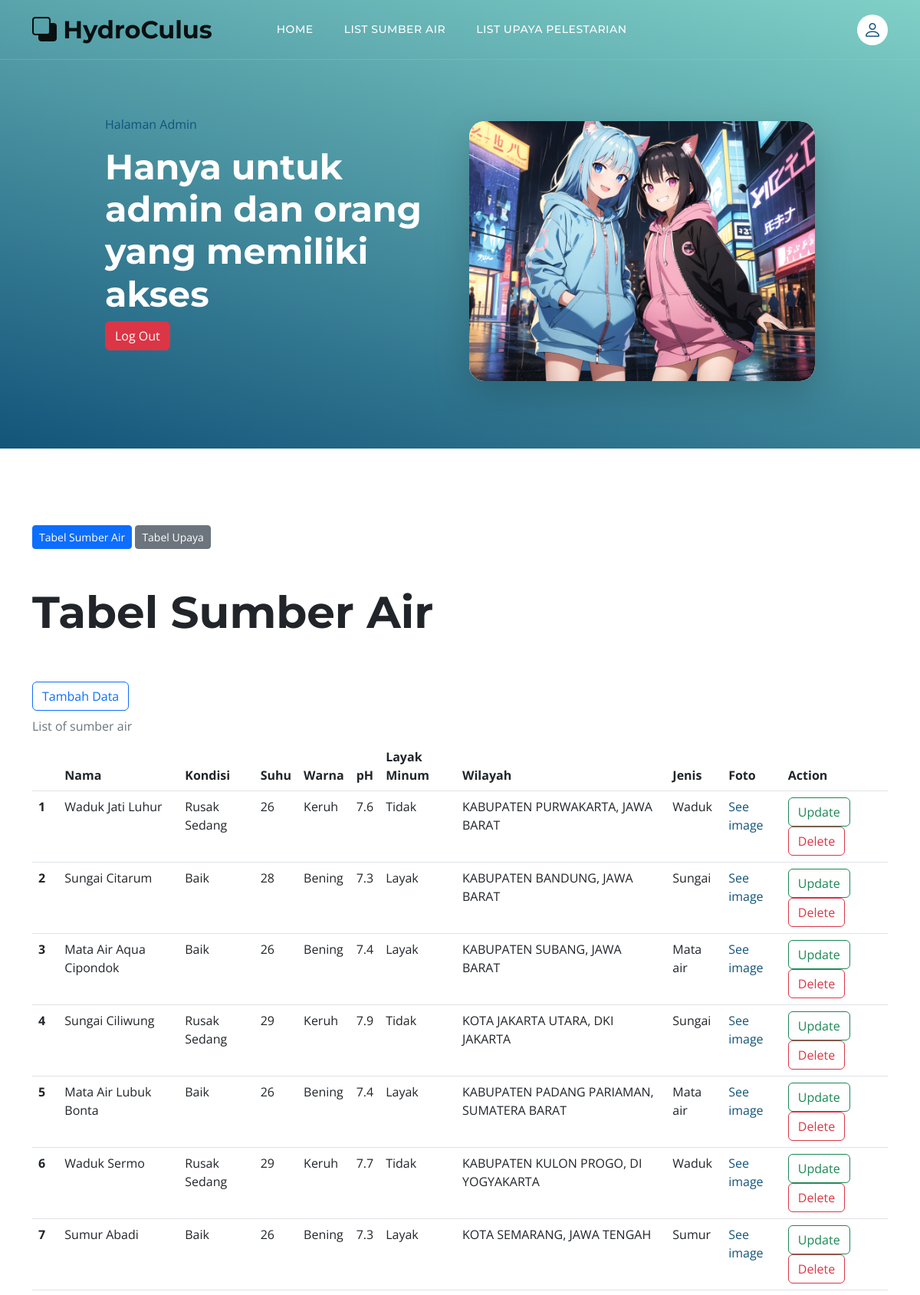
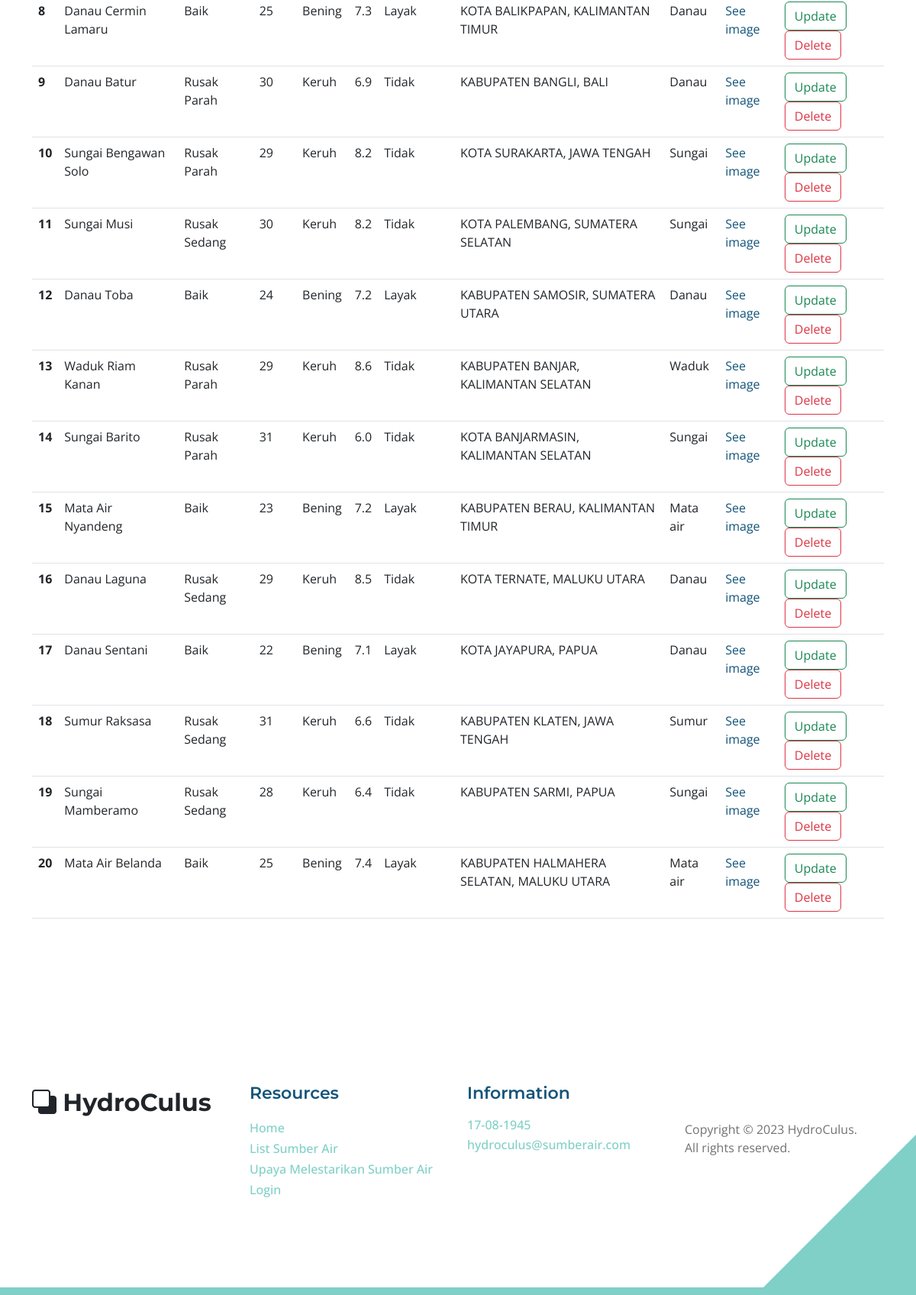
Page /admin.php (signed in) on the committed database (2 pictures, top to bottom).
### tables this page shows
CREATE TABLE `sumber_air` (
  `id_sumber_air` int(11) NOT NULL AUTO_INCREMENT,
  `nama_sumber_air` varchar(100) NOT NULL,
  `kondisi_sumber_air` varchar(100) DEFAULT NULL,
  `suhu` decimal(10,0) NOT NULL,
  `warna` varchar(10) NOT NULL,
  `pH` decimal(10,1) NOT NULL,
  `layak_minum` varchar(10) NOT NULL,
  `id_jenis_sumber_air` int(11) NOT NULL,
  `id_kabupaten` int(4) NOT NULL,
  `foto_sumber_air` varchar(100) NOT NULL,
  PRIMARY KEY (`id_sumber_air`),
  KEY `id_jenis_sumber_air` (`id_jenis_sumber_air`),
  KEY `kabupaten` (`id_kabupaten`),
  CONSTRAINT `jenis_sumber_air` FOREIGN KEY (`id_jenis_sumber_air`) REFERENCES `jenis_sumber_air` (`id_jenis_sumber_air`),
  CONSTRAINT `kabupaten` FOREIGN KEY (`id_kabupaten`) REFERENCES `regencies` (`id`)
);

CREATE TABLE `regencies` (
  `id` int(4) NOT NULL,
  `province_id` char(2) NOT NULL,
  `name` varchar(255) NOT NULL,
  PRIMARY KEY (`id`),
  KEY `regencies_province_id_index` (`province_id`),
  CONSTRAINT `regencies_ibfk_1` FOREIGN KEY (`province_id`) REFERENCES `provinces` (`id`)
);

CREATE TABLE `provinces` (
  `id` char(2) NOT NULL,
  `provinces_name` varchar(255) NOT NULL,
  PRIMARY KEY (`id`)
);

CREATE TABLE `jenis_sumber_air` (
  `id_jenis_sumber_air` int(11) NOT NULL AUTO_INCREMENT,
  `nama_jenis_sumber_air` varchar(50) NOT NULL,
  PRIMARY KEY (`id_jenis_sumber_air`)
);

### function.php (called while the page is built, shortened)
<?php
    include('config.php');
    function readSumberAir(){
        global $conn;
        $query =
"SELECT * FROM sumber_air
JOIN regencies ON sumber_air.id_kabupaten = regencies.id
JOIN provinces ON regencies.province_id = provinces.id
JOIN jenis_sumber_air ON sumber_air.id_jenis_sumber_air = jenis_sumber_air.id_jenis_sumber_air
ORDER BY id_sumber_air
";
        $eksekusi = mysqli_query($conn, $query);
        return $eksekusi;
    }
?>

### admin.php (the view, shortened to what this page needs)
<?php
    include('function.php');
    $listSumberAir = readSumberAir();
?>
<!doctype html>
<html lang="en">
    <head>
        <link href="css/bootstrap.min.css" rel="stylesheet">
        <link href="css/bootstrap-icons.css" rel="stylesheet">
        <link href="css/templatemo-topic-listing.css" rel="stylesheet">
    </head>
    <body id="top">
        <main>
        <nav class="navbar navbar-expand-lg">
                <div class="container">
                    <a class="navbar-brand" href="index.php">
                        <i class="bi-back"></i>
                        <span>HydroCulus</span>
                    </a>
                    <div class="collapse navbar-collapse" id="navbarNav">
                        <ul class="navbar-nav ms-lg-5 me-lg-auto">
                            <li class="nav-item">
                                <a class="nav-link click-scroll" href="index.php">Home</a>
                            </li>
                            <li class="nav-item">
                                <a class="nav-link " href="topics-listing.php" >List Sumber Air</a>
                            </li>
                            <li class="nav-item" >
                                <a class="nav-link"  href="upaya-listing.php" >List Upaya Pelestarian</a>
                            </li>
                        </ul>
                        <div class="d-none d-lg-block">
                            <a href="login.php" class="navbar-icon bi-person smoothscroll"></a>
                        </div>
                    </div>
                </div>
            </nav>
            <header class="site-header d-flex flex-column justify-content-center align-items-center">
                <div class="container">
                    <div class="row justify-content-center align-items-center">
                        <div class="col-lg-5 col-12 mb-5">
                            <nav aria-label="breadcrumb">
                                <ol class="breadcrumb">
                                    <li class="breadcrumb-item"><a href="admin.php">Halaman Admin</a></li>
                                </ol>
                            </nav>
                            <h2 class="text-white">Hanya untuk admin dan orang yang memiliki akses</h2>
                            <a type="button" class="btn btn-danger" href="logout.php">Log Out</a>
                        </div>
                        <div class="col-lg-5 col-12">
                            <div class="topics-detail-block bg-white shadow-lg">
                                <img src="images/sumber/c1.jpg" class="topics-detail-block-image img-fluid">
                            </div>
                        </div>
                    </div>
                </div>
            </header>
            <section class="topics-detail-section section-padding" id="topics-detail">
                <div class="container">
                    <a type="button" class="btn btn-primary btn-sm" href="admin.php#topics-detail">Tabel Sumber Air</a>
                    <a type="button" class="btn btn-secondary btn-sm" href="admin_upaya.php#topics-detail">Tabel Upaya</a>
                <br><br><br>
                <h1>Tabel Sumber Air</h1><br><br>
                <a type="button" class="btn btn-outline-primary" href="addWater.php">Tambah Data</a>
                <table class="table caption-top">
                    <caption>List of sumber air</caption>
                    <thead>
                        <tr>
                        <th scope="col"></th>
                        <th scope="col">Nama</th>
                        <th scope="col">Kondisi</th>
                        <th scope="col">Suhu</th>
                        <th scope="col">Warna</th>
                        <th scope="col">pH</th>
                        <th scope="col">Layak Minum</th>
                        <th scope="col">Wilayah</th>
                        <th scope="col">Jenis</th>
                        <th scope="col">Foto</th>
                        <th scope="col">Action</th>
                        </tr>
                    </thead>
                    <tbody>
                        <?php
                            $cacah = 1;
                            foreach($listSumberAir as $sumberAir) {
                        ?>
                        <tr>
                        <th scope="row"><?=$cacah?></th>
                        <td><?=$sumberAir['nama_sumber_air']?></td>
                        <td><?=$sumberAir['kondisi_sumber_air']?></td>
                        <td><?=$sumberAir['suhu']?></td>
                        <td><?=$sumberAir['warna']?></td>
                        <td><?=$sumberAir['pH']?></td>
                        <td><?=$sumberAir['layak_minum']?></td>
                        <td><?=$sumberAir['name']?>, <?=$sumberAir['provinces_name']?></td>
                        <td><?=$sumberAir['nama_jenis_sumber_air']?></td>
                        <td><a href="images/foto_sumber_air/<?=$sumberAir['foto_sumber_air']?>">See image</a></td>
                        <td><a type="button" class="btn btn-outline-success" href="updateWater.php?id_sumber_air=<?=$sumberAir['id_sumber_air']?>">Update</a>
                        <a type="button" class="btn btn-outline-danger"onclick="return confirm('Yakin Hapus?')" href="deleteWater.php?id=<?=$sumberAir['id_sumber_air']?>">Delete</a>
                        </td>
                        </tr>
                        <?php
                                $cacah++;
                            }
                        ?>
                    </tbody>
                    </table>
                </div>
            </section>
        </main>
        <footer class="site-footer section-padding">
            <div class="container">
                <div class="row">
                    <div class="col-lg-3 col-12 mb-4 pb-2">
                        <a class="navbar-brand mb-2" href="index.php">
                            <i class="bi-back"></i>
                            <span>HydroCulus</span>
                        </a>
                    </div>
                    <div class="col-lg-3 col-md-4 col-6">
                        <h6 class="site-footer-title mb-3">Resources</h6>
                        <ul class="site-footer-links">
                            <li class="site-footer-link-item">
                                <a href="index.php" class="site-footer-link">Home</a>
                            </li>
                            <li class="site-footer-link-item">
                                <a href="topics-listing.php" class="site-footer-link">List Sumber Air</a>
                            </li>
                            <li class="site-footer-link-item">
                                <a href="#" class="site-footer-link">Upaya Melestarikan Sumber Air</a>
                            </li>
                            <li class="site-footer-link-item">
                                <a href="admin.php" class="site-footer-link">Login</a>
                            </li>
                        </ul>
                    </div>
                    <div class="col-lg-3 col-md-4 col-6 mb-4 mb-lg-0">
                        <h6 class="site-footer-title mb-3">Information</h6>
                        <p class="text-white d-flex mb-1">
                            <a href="tel:" class="site-footer-link">
                                17-08-1945
                            </a>
                        </p>
                        <p class="text-white d-flex">
                            <a href="mailto:info@company.com" class="site-footer-link">
                                hydroculus@sumberair.com
                            </a>
                        </p>
                    </div>
                    <div class="col-lg-3 col-md-4 col-12 mt-4 mt-lg-0 ms-auto">
                        <p class="copyright-text mt-lg-5 mt-4">Copyright © 2023 HydroCulus. <br> All rights reserved.
                    </div>
                </div>
            </div>
        </footer>
    </body>
</html>

### css/templatemo-topic-listing.css (style rules this page uses)
:root { --white-color: #ffffff; --primary-color: #13547a; --secondary-color: #80d0c7; --section-bg-color: #f0f8ff; --custom-btn-bg-color: #80d0c7; --custom-btn-bg-hover-color: #13547a; --dark-color: #000000; --p-color: #717275; --border-color: #7fffd4; --link-hover-color: #13547a; --body-font-family: 'Open Sans', sans-serif; --title-font-family: 'Montserrat', sans-serif; --h1-font-size: 58px; --h2-font-size: 46px; --h3-font-size: 32px; --h4-font-size: 28px; --h5-font-size: 24px; --h6-font-size: 22px; --p-font-size: 20px; --menu-font-size: 14px; --btn-font-size: 18px; --copyright-font-size: 16px; --border-radius-large: 100px; --border-radius-medium: 20px; --border-radius-small: 10px; --font-weight-normal: 400; --font-weight-medium: 500; --font-weight-semibold: 600; --font-weight-bold: 700; }
body { background-color: var(--white-color); font-family: var(--body-font-family); }
h2, h3, h4, h5, h6 { color: var(--dark-color); }
h1, h2, h3, h4, h5, h6 { font-family: var(--title-font-family); font-weight: var(--font-weight-semibold); }
h1 { font-size: var(--h1-font-size); font-weight: var(--font-weight-bold); }
h2 { font-size: var(--h2-font-size); font-weight: var(--font-weight-bold); }
h6 { color: var(--primary-color); font-size: var(--h6-font-size); }
p { color: var(--p-color); font-size: var(--p-font-size); font-weight: var(--font-weight-normal); }
ul li { color: var(--p-color); font-size: var(--p-font-size); font-weight: var(--font-weight-normal); }
a, button { touch-action: manipulation; transition: all 0.3s; }
a { display: inline-block; color: var(--primary-color); text-decoration: none; }
.section-padding { padding-top: 100px; padding-bottom: 100px; }
.site-header { background-image: linear-gradient(15deg, #13547a 0%, #80d0c7 100%); padding-top: 150px; padding-bottom: 80px; }
.site-header .container { height: 100%; }
.navbar { background: transparent; border-bottom: 1px solid rgba(128, 208, 199, 0.35); z-index: 100; }
.navbar-brand, .navbar-brand:hover { font-size: var(--h3-font-size); font-weight: var(--font-weight-bold); display: block; }
.navbar-brand span { font-family: var(--title-font-family); }
.navbar-expand-lg .navbar-nav .nav-link { border-radius: var(--border-radius-large); margin: 10px; padding: 10px; }
.navbar-nav .nav-link { display: inline-block; color: var(--white-color); font-family: var(--title-font-family); font-size: var(--menu-font-size); font-weight: var(--font-weight-medium); text-transform: uppercase; letter-spacing: 0.5px; position: relative; padding-top: 15px; padding-bottom: 15px; }
.navbar-icon { background: var(--white-color); border-radius: var(--border-radius-large); display: inline-block; font-size: var(--h5-font-size); width: 40px; height: 40px; line-height: 40px; text-align: center; transition: all 0.3s ease; }
.topics-detail-block { border-radius: var(--border-radius-medium); position: relative; overflow: hidden; }
.topics-detail-block-image { display: block; border-radius: var(--border-radius-medium); }
.site-footer { border-bottom: 10px solid var(--secondary-color); position: relative; }
.site-footer::after { content: ""; position: absolute; bottom: 0; right: 0; width: 0; height: 0; border-style: solid; border-width: 0 0 200px 200px; border-color: transparent transparent var(--secondary-color) transparent; pointer-events: none; }
.site-footer-title { color: var(--primary-color); }
.site-footer-links { padding-left: 0; }
.site-footer-link-item { display: block; list-style: none; line-height: normal; }
.site-footer-link { color: var(--secondary-color); font-size: var(--copyright-font-size); font-weight: var(--font-weight-medium); line-height: normal; }
.copyright-text { font-size: var(--copyright-font-size); }

### rows in the picture
sumber_air: nama_sumber_air "Waduk Jati Luhur", kondisi_sumber_air "Rusak Sedang", suhu "26", warna "Keruh", pH "7.6", layak_minum "Tidak", id_kabupaten.name "KABUPATEN PURWAKARTA", provinces.provinces_name "JAWA BARAT", id_jenis_sumber_air.nama_jenis_sumber_air "Waduk"
sumber_air: nama_sumber_air "Sungai Citarum", kondisi_sumber_air "Baik", suhu "28", warna "Bening", pH "7.3", layak_minum "Layak", id_kabupaten.name "KABUPATEN BANDUNG", provinces.provinces_name "JAWA BARAT", id_jenis_sumber_air.nama_jenis_sumber_air "Sungai"
sumber_air: nama_sumber_air "Mata Air Aqua Cipondok", kondisi_sumber_air "Baik", suhu "26", warna "Bening", pH "7.4", layak_minum "Layak", id_kabupaten.name "KABUPATEN SUBANG", provinces.provinces_name "JAWA BARAT", id_jenis_sumber_air.nama_jenis_sumber_air "Mata air"
sumber_air: nama_sumber_air "Sungai Ciliwung", kondisi_sumber_air "Rusak Sedang", suhu "29", warna "Keruh", pH "7.9", layak_minum "Tidak", id_kabupaten.name "KOTA JAKARTA UTARA", provinces.provinces_name "DKI JAKARTA", id_jenis_sumber_air.nama_jenis_sumber_air "Sungai"
sumber_air: nama_sumber_air "Mata Air Lubuk Bonta", kondisi_sumber_air "Baik", suhu "26", warna "Bening", pH "7.4", layak_minum "Layak", id_kabupaten.name "KABUPATEN PADANG PARIAMAN", provinces.provinces_name "SUMATERA BARAT", id_jenis_sumber_air.nama_jenis_sumber_air "Mata air"
sumber_air: nama_sumber_air "Waduk Sermo", kondisi_sumber_air "Rusak Sedang", suhu "29", warna "Keruh", pH "7.7", layak_minum "Tidak", id_kabupaten.name "KABUPATEN KULON PROGO", provinces.provinces_name "DI YOGYAKARTA", id_jenis_sumber_air.nama_jenis_sumber_air "Waduk"
sumber_air: nama_sumber_air "Sumur Abadi", kondisi_sumber_air "Baik", suhu "26", warna "Bening", pH "7.3", layak_minum "Layak", id_kabupaten.name "KOTA SEMARANG", provinces.provinces_name "JAWA TENGAH", id_jenis_sumber_air.nama_jenis_sumber_air "Sumur"
sumber_air: nama_sumber_air "Danau Cermin Lamaru", kondisi_sumber_air "Baik", suhu "25", warna "Bening", pH "7.3", layak_minum "Layak", id_kabupaten.name "KOTA BALIKPAPAN", provinces.provinces_name "KALIMANTAN TIMUR", id_jenis_sumber_air.nama_jenis_sumber_air "Danau"
sumber_air: nama_sumber_air "Danau Batur", kondisi_sumber_air "Rusak Parah", suhu "30", warna "Keruh", pH "6.9", layak_minum "Tidak", id_kabupaten.name "KABUPATEN BANGLI", provinces.provinces_name "BALI", id_jenis_sumber_air.nama_jenis_sumber_air "Danau"
sumber_air: nama_sumber_air "Sungai Bengawan Solo", kondisi_sumber_air "Rusak Parah", suhu "29", warna "Keruh", pH "8.2", layak_minum "Tidak", id_kabupaten.name "KOTA SURAKARTA", provinces.provinces_name "JAWA TENGAH", id_jenis_sumber_air.nama_jenis_sumber_air "Sungai"
sumber_air: nama_sumber_air "Sungai Musi", kondisi_sumber_air "Rusak Sedang", suhu "30", warna "Keruh", pH "8.2", layak_minum "Tidak", id_kabupaten.name "KOTA PALEMBANG", provinces.provinces_name "SUMATERA SELATAN", id_jenis_sumber_air.nama_jenis_sumber_air "Sungai"
sumber_air: nama_sumber_air "Danau Toba", kondisi_sumber_air "Baik", suhu "24", warna "Bening", pH "7.2", layak_minum "Layak", id_kabupaten.name "KABUPATEN SAMOSIR", provinces.provinces_name "SUMATERA UTARA", id_jenis_sumber_air.nama_jenis_sumber_air "Danau"
sumber_air: nama_sumber_air "Waduk Riam Kanan", kondisi_sumber_air "Rusak Parah", suhu "29", warna "Keruh", pH "8.6", layak_minum "Tidak", id_kabupaten.name "KABUPATEN BANJAR", provinces.provinces_name "KALIMANTAN SELATAN", id_jenis_sumber_air.nama_jenis_sumber_air "Waduk"
sumber_air: nama_sumber_air "Sungai Barito", kondisi_sumber_air "Rusak Parah", suhu "31", warna "Keruh", pH "6.0", layak_minum "Tidak", id_kabupaten.name "KOTA BANJARMASIN", provinces.provinces_name "KALIMANTAN SELATAN", id_jenis_sumber_air.nama_jenis_sumber_air "Sungai"
sumber_air: nama_sumber_air "Mata Air Nyandeng", kondisi_sumber_air "Baik", suhu "23", warna "Bening", pH "7.2", layak_minum "Layak", id_kabupaten.name "KABUPATEN BERAU", provinces.provinces_name "KALIMANTAN TIMUR", id_jenis_sumber_air.nama_jenis_sumber_air "Mata air"
sumber_air: nama_sumber_air "Danau Laguna", kondisi_sumber_air "Rusak Sedang", suhu "29", warna "Keruh", pH "8.5", layak_minum "Tidak", id_kabupaten.name "KOTA TERNATE", provinces.provinces_name "MALUKU UTARA", id_jenis_sumber_air.nama_jenis_sumber_air "Danau"
sumber_air: nama_sumber_air "Danau Sentani", kondisi_sumber_air "Baik", suhu "22", warna "Bening", pH "7.1", layak_minum "Layak", id_kabupaten.name "KOTA JAYAPURA", provinces.provinces_name "PAPUA", id_jenis_sumber_air.nama_jenis_sumber_air "Danau"
sumber_air: nama_sumber_air "Sumur Raksasa", kondisi_sumber_air "Rusak Sedang", suhu "31", warna "Keruh", pH "6.6", layak_minum "Tidak", id_kabupaten.name "KABUPATEN KLATEN", provinces.provinces_name "JAWA TENGAH", id_jenis_sumber_air.nama_jenis_sumber_air "Sumur"
sumber_air: nama_sumber_air "Sungai Mamberamo", kondisi_sumber_air "Rusak Sedang", suhu "28", warna "Keruh", pH "6.4", layak_minum "Tidak", id_kabupaten.name "KABUPATEN SARMI", provinces.provinces_name "PAPUA", id_jenis_sumber_air.nama_jenis_sumber_air "Sungai"
sumber_air: nama_sumber_air "Mata Air Belanda", kondisi_sumber_air "Baik", suhu "25", warna "Bening", pH "7.4", layak_minum "Layak", id_kabupaten.name "KABUPATEN HALMAHERA SELATAN", provinces.provinces_name "MALUKU UTARA", id_jenis_sumber_air.nama_jenis_sumber_air "Mata air"
